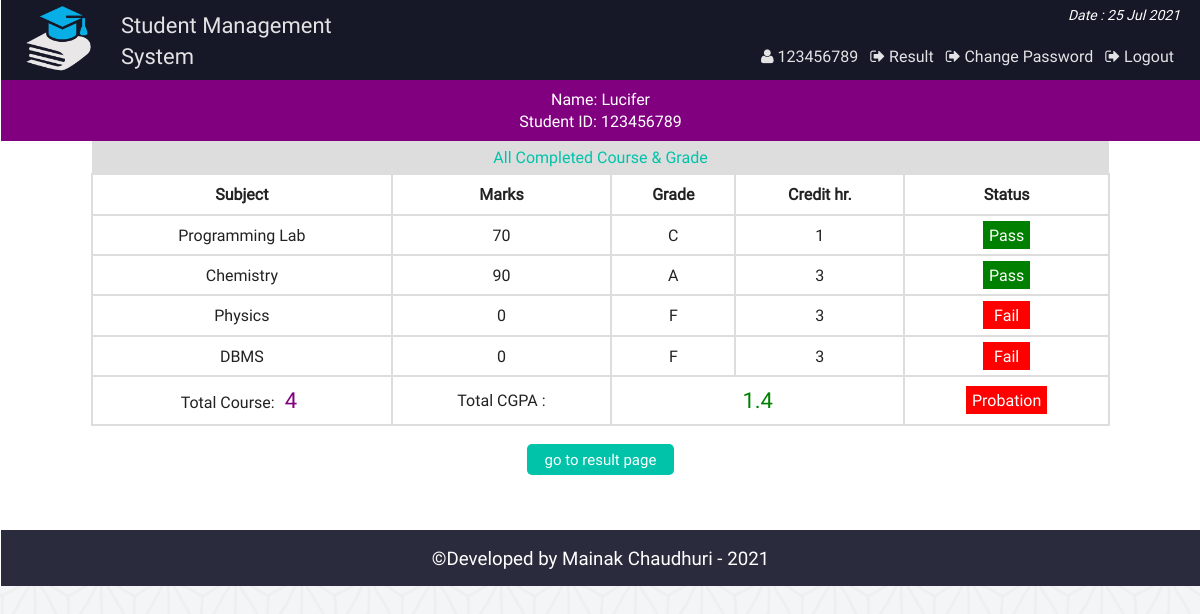
Screenshot of /view_single_cgpa.php?vr=123456789&vn=Lucifer (signed in) with the database file from the repository.
### tables this page shows
CREATE TABLE `result` (
  `id` int(11) NOT NULL,
  `st_id` int(11) NOT NULL,
  `marks` int(5) NOT NULL,
  `sub` varchar(50) NOT NULL,
  `semester` varchar(20) NOT NULL
);

### php/functions.php (called while the page is built, shortened)
<?php
class login_registration_class{
	public function view_cgpa($stid){
		global $conn;
		$sql = "select * from result where st_id='$stid'";
		$result = $conn->query($sql);
		return $result;
	}
};
?>

### view_single_cgpa.php (the view, shortened to what this page needs)
<?php
	require "php/config.php";
	require_once "php/functions.php";
	$user = new login_registration_class();
	if(isset($_REQUEST['vr'])){
		$stid = $_REQUEST['vr'];
		$name = $_REQUEST['vn'];
	}
?>
<?php
include "php/headertop.php";
?>
<div class="all_student fix">
		<?php
		function credit_hour($x){
			if($x=="DBMS") return 3;
			elseif($x == "DBMS Lab") return 1;
			elseif($x == "Mathematics") return 4;
			elseif($x == "Programming") return 3;
			elseif($x == "Programming Lab") return 1;
			elseif($x == "English") return 4;
			elseif($x == "Physics") return 3;
			elseif($x == "Chemistry") return 3;
			elseif($x == "Psychology") return 3;
		}
		function grade_point($gd){
			if($gd<60) return 0;
			elseif($gd>=60 && $gd<70) return 1;
			elseif($gd>=70 && $gd<80) return 2;
			elseif($gd>=80 && $gd<90) return 3;
			elseif($gd>=90 && $gd<=100) return 4;
		}
		?>
	<div class="fix">
	<p style="text-align:center;color:#fff;background:purple;margin:0;padding:8px;"><?php echo "Name: ".$name."<br>Student ID: " . $stid; ?></p>
	</div>
<div  class="fix">
	<p style='text-align:center;background:#ddd;color:#01C3AA;padding:5px;width:84%;margin:0 auto'>All Completed Course & Grade</p>
</div>
	<?php
			$i=0;
			$ch = 0;
			$gp = 0;
				$get_result = $user->view_cgpa($stid);
				if($get_result && ($get_result->num_rows)>0){
			?>
				<table class="tab_two" style="text-align:center;width:85%;margin:0 auto">
					<th>Subject</th>
					<th>Marks</th>
					<th>Grade</th>
					<th>Credit hr.</th>
					<th>Status</th>
		<?php
				while($rows = $get_result->fetch_assoc()){
				$i++;
				$ch = $ch + credit_hour($rows['sub']);
		?>
			<tr>
				<td><?php echo $rows['sub']; ?></td>
				<td><?php echo $rows['marks']; ?></td>
				<td>
				<?php
					$mark = $rows['marks'];
					if($mark<60){echo "F";}
					elseif($mark>=60 && $mark<70){echo "D";}
					elseif($mark>=70 && $mark<80){echo "C";}
					elseif($mark>=80 && $mark<90){echo "B";}
					elseif($mark>=90 && $mark<=100){echo "A";}
					$gp = $gp + (credit_hour($rows['sub']) * grade_point($rows['marks']));
				?>
				</td>
				<td><?php echo credit_hour($rows['sub']); ?></td>
				<td>
				<?php
					$stat = $rows['marks'];
					if($stat<60){
						echo "<span style='background:red;padding:3px 11px;color:#fff;'>Fail</span>";
					}elseif($stat>=60 && $stat<70){
						echo "<span style='background:yellow'>Retake</span>";
					}else{
						echo "<span style='background:green;padding:3px 6px;color:#fff;'>Pass</span>";
					}
				?>
				</td>
			</tr>
			<?php } ?>
			<tr>
			<td><?php echo "Total Course: <span style='color:#800080;padding:3px 6px;font-size:22px'>".$i."</span>"; ?></td>
				<td colspan="1">Total CGPA : </td>
				<td colspan="2">
				<?php
				$sg = $gp/$ch;
				echo "<span style='color:green;padding:3px 6px;font-size:22px'>" . round($sg,2) . "</span>"; ?>
				</td>
				<td>
					<?php
						if($sg>=3.5){
							echo "<span style='background:purple;padding:3px 6px;color:#fff;'>Excellent";
						}elseif($sg>=3.0 && $sg<3.5){
							echo "<span style='background:green;padding:3px 6px;color:#fff;'>Good";
						}elseif($sg>=2.5 && $sg<3.0){
							echo "<span style='background:gray;padding:3px 6px;color:#fff;'>Average";
						}else{
							echo "<span style='background:red;padding:3px 6px;color:#fff;'>Probation";
						}
					?>
				</td>
			</tr>
		</table>
		<?php
			}
			else{
				echo  "<p style='color:red;text-align:center'>Nothing Found</p>";
				}
		?>
		<div class="back fix">
			<p style="text-align:center"><a href="view_single_result.php?vr=<?php echo $stid?>&vn=<?php echo $name?>"><button class="editbtn">go to result page</button></a></p>
		</div>
</div>
<?php include "php/footerbottom.php";?>

### css/main.css (style rules this page uses)
html { color: #222; font-size: 1em; line-height: 1.4; }
a { text-decoration:none; }
.fix { overflow:hidden; }
body { font-family:roboto !important; background:url(../img/ptrn.png) repeat fixed; }
.st_reg th, td { padding: 8px; }
.editbtn { background-color: #01C3AA; border: none; border-radius:5px; color: white; padding: 5px 18px; text-align: center; text-decoration: none; display: inline-block; font-size: 15px; margin: 2px 1px; cursor: pointer; }
.all_student { min-height:450px; }
table.att_tab tr,td,th { border:2px solid #ddd; border-collapse:collapse; padding:8px; }

### rows the page displays
result: sub "Programming Lab", marks "70", shows "C", sub "1", shows "Pass"
result: sub "Chemistry", marks "90", shows "A", sub "3", shows "Pass"
result: sub "Physics", marks "0", shows "F", sub "3", shows "Fail"
result: sub "DBMS", marks "0", shows "F", sub "3", shows "Fail"

### other values shown
$sid "123456789"
$name "Lucifer"
$stid "123456789"
$i "4"
$sg "1.4"
